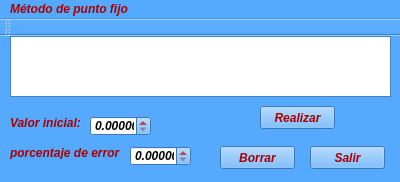
<?xml version="1.0" encoding="UTF-8"?>
<ui version="4.0">
 <class>MainWindow</class>
 <widget class="QMainWindow" name="MainWindow">
  <property name="geometry">
   <rect>
    <x>0</x>
    <y>0</y>
    <width>400</width>
    <height>182</height>
   </rect>
  </property>
  <property name="palette">
   <palette>
    <active>
     <colorrole role="WindowText">
      <brush brushstyle="SolidPattern">
       <color alpha="255">
        <red>170</red>
        <green>0</green>
        <blue>0</blue>
       </color>
      </brush>
     </colorrole>
     <colorrole role="Button">
      <brush brushstyle="SolidPattern">
       <color alpha="255">
        <red>85</red>
        <green>170</green>
        <blue>255</blue>
       </color>
      </brush>
     </colorrole>
     <colorrole role="Light">
      <brush brushstyle="SolidPattern">
       <color alpha="255">
        <red>213</red>
        <green>234</green>
        <blue>255</blue>
       </color>
      </brush>
     </colorrole>
     <colorrole role="Midlight">
      <brush brushstyle="SolidPattern">
       <color alpha="255">
        <red>149</red>
        <green>202</green>
        <blue>255</blue>
       </color>
      </brush>
     </colorrole>
     <colorrole role="Dark">
      <brush brushstyle="SolidPattern">
       <color alpha="255">
        <red>42</red>
        <green>85</green>
        <blue>127</blue>
       </color>
      </brush>
     </colorrole>
     <colorrole role="Mid">
      <brush brushstyle="SolidPattern">
       <color alpha="255">
        <red>56</red>
        <green>113</green>
        <blue>170</blue>
       </color>
      </brush>
     </colorrole>
     <colorrole role="Text">
      <brush brushstyle="SolidPattern">
       <color alpha="255">
        <red>0</red>
        <green>0</green>
        <blue>0</blue>
       </color>
      </brush>
     </colorrole>
     <colorrole role="BrightText">
      <brush brushstyle="SolidPattern">
       <color alpha="255">
        <red>197</red>
        <green>197</green>
        <blue>197</blue>
       </color>
      </brush>
     </colorrole>
     <colorrole role="ButtonText">
      <brush brushstyle="SolidPattern">
       <color alpha="255">
        <red>170</red>
        <green>0</green>
        <blue>0</blue>
       </color>
      </brush>
     </colorrole>
     <colorrole role="Base">
      <brush brushstyle="SolidPattern">
       <color alpha="255">
        <red>255</red>
        <green>255</green>
        <blue>255</blue>
       </color>
      </brush>
     </colorrole>
     <colorrole role="Window">
      <brush brushstyle="SolidPattern">
       <color alpha="255">
        <red>85</red>
        <green>170</green>
        <blue>255</blue>
       </color>
      </brush>
     </colorrole>
     <colorrole role="Shadow">
      <brush brushstyle="SolidPattern">
       <color alpha="255">
        <red>183</red>
        <green>215</green>
        <blue>255</blue>
       </color>
      </brush>
     </colorrole>
     <colorrole role="AlternateBase">
      <brush brushstyle="SolidPattern">
       <color alpha="255">
        <red>170</red>
        <green>212</green>
        <blue>255</blue>
       </color>
      </brush>
     </colorrole>
     <colorrole role="ToolTipBase">
      <brush brushstyle="SolidPattern">
       <color alpha="255">
        <red>255</red>
        <green>255</green>
        <blue>220</blue>
       </color>
      </brush>
     </colorrole>
     <colorrole role="ToolTipText">
      <brush brushstyle="SolidPattern">
       <color alpha="255">
        <red>0</red>
        <green>0</green>
        <blue>0</blue>
       </color>
      </brush>
     </colorrole>
    </active>
    <inactive>
     <colorrole role="WindowText">
      <brush brushstyle="SolidPattern">
       <color alpha="255">
        <red>170</red>
        <green>0</green>
        <blue>0</blue>
       </color>
      </brush>
     </colorrole>
     <colorrole role="Button">
      <brush brushstyle="SolidPattern">
       <color alpha="255">
        <red>85</red>
        <green>170</green>
        <blue>255</blue>
       </color>
      </brush>
     </colorrole>
     <colorrole role="Light">
      <brush brushstyle="SolidPattern">
       <color alpha="255">
        <red>213</red>
        <green>234</green>
        <blue>255</blue>
       </color>
      </brush>
     </colorrole>
     <colorrole role="Midlight">
      <brush brushstyle="SolidPattern">
       <color alpha="255">
        <red>149</red>
        <green>202</green>
        <blue>255</blue>
       </color>
      </brush>
     </colorrole>
     <colorrole role="Dark">
      <brush brushstyle="SolidPattern">
       <color alpha="255">
        <red>42</red>
        <green>85</green>
        <blue>127</blue>
       </color>
      </brush>
     </colorrole>
     <colorrole role="Mid">
      <brush brushstyle="SolidPattern">
       <color alpha="255">
        <red>56</red>
        <green>113</green>
        <blue>170</blue>
       </color>
      </brush>
     </colorrole>
     <colorrole role="Text">
      <brush brushstyle="SolidPattern">
       <color alpha="255">
        <red>0</red>
        <green>0</green>
        <blue>0</blue>
       </color>
      </brush>
     </colorrole>
     <colorrole role="BrightText">
      <brush brushstyle="SolidPattern">
       <color alpha="255">
        <red>197</red>
        <green>197</green>
        <blue>197</blue>
       </color>
      </brush>
     </colorrole>
     <colorrole role="ButtonText">
      <brush brushstyle="SolidPattern">
       <color alpha="255">
        <red>170</red>
        <green>0</green>
        <blue>0</blue>
       </color>
      </brush>
     </colorrole>
     <colorrole role="Base">
      <brush brushstyle="SolidPattern">
       <color alpha="255">
        <red>255</red>
        <green>255</green>
        <blue>255</blue>
       </color>
      </brush>
     </colorrole>
     <colorrole role="Window">
      <brush brushstyle="SolidPattern">
       <color alpha="255">
        <red>85</red>
        <green>170</green>
        <blue>255</blue>
       </color>
      </brush>
     </colorrole>
     <colorrole role="Shadow">
      <brush brushstyle="SolidPattern">
       <color alpha="255">
        <red>183</red>
        <green>215</green>
        <blue>255</blue>
       </color>
      </brush>
     </colorrole>
     <colorrole role="AlternateBase">
      <brush brushstyle="SolidPattern">
       <color alpha="255">
        <red>170</red>
        <green>212</green>
        <blue>255</blue>
       </color>
      </brush>
     </colorrole>
     <colorrole role="ToolTipBase">
      <brush brushstyle="SolidPattern">
       <color alpha="255">
        <red>255</red>
        <green>255</green>
        <blue>220</blue>
       </color>
      </brush>
     </colorrole>
     <colorrole role="ToolTipText">
      <brush brushstyle="SolidPattern">
       <color alpha="255">
        <red>0</red>
        <green>0</green>
        <blue>0</blue>
       </color>
      </brush>
     </colorrole>
    </inactive>
    <disabled>
     <colorrole role="WindowText">
      <brush brushstyle="SolidPattern">
       <color alpha="255">
        <red>42</red>
        <green>85</green>
        <blue>127</blue>
       </color>
      </brush>
     </colorrole>
     <colorrole role="Button">
      <brush brushstyle="SolidPattern">
       <color alpha="255">
        <red>85</red>
        <green>170</green>
        <blue>255</blue>
       </color>
      </brush>
     </colorrole>
     <colorrole role="Light">
      <brush brushstyle="SolidPattern">
       <color alpha="255">
        <red>213</red>
        <green>234</green>
        <blue>255</blue>
       </color>
      </brush>
     </colorrole>
     <colorrole role="Midlight">
      <brush brushstyle="SolidPattern">
       <color alpha="255">
        <red>149</red>
        <green>202</green>
        <blue>255</blue>
       </color>
      </brush>
     </colorrole>
     <colorrole role="Dark">
      <brush brushstyle="SolidPattern">
       <color alpha="255">
        <red>42</red>
        <green>85</green>
        <blue>127</blue>
       </color>
      </brush>
     </colorrole>
     <colorrole role="Mid">
      <brush brushstyle="SolidPattern">
       <color alpha="255">
        <red>56</red>
        <green>113</green>
        <blue>170</blue>
       </color>
      </brush>
     </colorrole>
     <colorrole role="Text">
      <brush brushstyle="SolidPattern">
       <color alpha="255">
        <red>42</red>
        <green>85</green>
        <blue>127</blue>
       </color>
      </brush>
     </colorrole>
     <colorrole role="BrightText">
      <brush brushstyle="SolidPattern">
       <color alpha="255">
        <red>197</red>
        <green>197</green>
        <blue>197</blue>
       </color>
      </brush>
     </colorrole>
     <colorrole role="ButtonText">
      <brush brushstyle="SolidPattern">
       <color alpha="255">
        <red>42</red>
        <green>85</green>
        <blue>127</blue>
       </color>
      </brush>
     </colorrole>
     <colorrole role="Base">
      <brush brushstyle="SolidPattern">
       <color alpha="255">
        <red>85</red>
        <green>170</green>
        <blue>255</blue>
       </color>
      </brush>
     </colorrole>
     <colorrole role="Window">
      <brush brushstyle="SolidPattern">
       <color alpha="255">
        <red>85</red>
        <green>170</green>
        <blue>255</blue>
       </color>
      </brush>
     </colorrole>
     <colorrole role="Shadow">
      <brush brushstyle="SolidPattern">
       <color alpha="255">
        <red>183</red>
        <green>215</green>
        <blue>255</blue>
       </color>
      </brush>
     </colorrole>
     <colorrole role="AlternateBase">
      <brush brushstyle="SolidPattern">
       <color alpha="255">
        <red>85</red>
        <green>170</green>
        <blue>255</blue>
       </color>
      </brush>
     </colorrole>
     <colorrole role="ToolTipBase">
      <brush brushstyle="SolidPattern">
       <color alpha="255">
        <red>255</red>
        <green>255</green>
        <blue>220</blue>
       </color>
      </brush>
     </colorrole>
     <colorrole role="ToolTipText">
      <brush brushstyle="SolidPattern">
       <color alpha="255">
        <red>0</red>
        <green>0</green>
        <blue>0</blue>
       </color>
      </brush>
     </colorrole>
    </disabled>
   </palette>
  </property>
  <property name="font">
   <font>
    <family>Arial</family>
    <weight>75</weight>
    <italic>true</italic>
    <bold>true</bold>
   </font>
  </property>
  <property name="cursor">
   <cursorShape>PointingHandCursor</cursorShape>
  </property>
  <property name="acceptDrops">
   <bool>true</bool>
  </property>
  <property name="windowTitle">
   <string>MainWindow</string>
  </property>
  <property name="autoFillBackground">
   <bool>false</bool>
  </property>
  <property name="styleSheet">
   <string notr="true"/>
  </property>
  <widget class="QWidget" name="centralWidget">
   <property name="enabled">
    <bool>true</bool>
   </property>
   <widget class="QLabel" name="label">
    <property name="geometry">
     <rect>
      <x>10</x>
      <y>80</y>
      <width>76</width>
      <height>13</height>
     </rect>
    </property>
    <property name="palette">
     <palette>
      <active>
       <colorrole role="WindowText">
        <brush brushstyle="SolidPattern">
         <color alpha="255">
          <red>170</red>
          <green>0</green>
          <blue>0</blue>
         </color>
        </brush>
       </colorrole>
       <colorrole role="Button">
        <brush brushstyle="SolidPattern">
         <color alpha="255">
          <red>85</red>
          <green>170</green>
          <blue>255</blue>
         </color>
        </brush>
       </colorrole>
       <colorrole role="Light">
        <brush brushstyle="SolidPattern">
         <color alpha="255">
          <red>213</red>
          <green>234</green>
          <blue>255</blue>
         </color>
        </brush>
       </colorrole>
       <colorrole role="Midlight">
        <brush brushstyle="SolidPattern">
         <color alpha="255">
          <red>149</red>
          <green>202</green>
          <blue>255</blue>
         </color>
        </brush>
       </colorrole>
       <colorrole role="Dark">
        <brush brushstyle="SolidPattern">
         <color alpha="255">
          <red>42</red>
          <green>85</green>
          <blue>127</blue>
         </color>
        </brush>
       </colorrole>
       <colorrole role="Mid">
        <brush brushstyle="SolidPattern">
         <color alpha="255">
          <red>56</red>
          <green>113</green>
          <blue>170</blue>
         </color>
        </brush>
       </colorrole>
       <colorrole role="Text">
        <brush brushstyle="SolidPattern">
         <color alpha="255">
          <red>0</red>
          <green>0</green>
          <blue>0</blue>
         </color>
        </brush>
       </colorrole>
       <colorrole role="BrightText">
        <brush brushstyle="SolidPattern">
         <color alpha="255">
          <red>255</red>
          <green>255</green>
          <blue>255</blue>
         </color>
        </brush>
       </colorrole>
       <colorrole role="ButtonText">
        <brush brushstyle="SolidPattern">
         <color alpha="255">
          <red>170</red>
          <green>0</green>
          <blue>0</blue>
         </color>
        </brush>
       </colorrole>
       <colorrole role="Base">
        <brush brushstyle="SolidPattern">
         <color alpha="255">
          <red>255</red>
          <green>255</green>
          <blue>255</blue>
         </color>
        </brush>
       </colorrole>
       <colorrole role="Window">
        <brush brushstyle="SolidPattern">
         <color alpha="255">
          <red>85</red>
          <green>170</green>
          <blue>255</blue>
         </color>
        </brush>
       </colorrole>
       <colorrole role="Shadow">
        <brush brushstyle="SolidPattern">
         <color alpha="255">
          <red>0</red>
          <green>0</green>
          <blue>0</blue>
         </color>
        </brush>
       </colorrole>
       <colorrole role="AlternateBase">
        <brush brushstyle="SolidPattern">
         <color alpha="255">
          <red>170</red>
          <green>212</green>
          <blue>255</blue>
         </color>
        </brush>
       </colorrole>
       <colorrole role="ToolTipBase">
        <brush brushstyle="SolidPattern">
         <color alpha="255">
          <red>255</red>
          <green>255</green>
          <blue>220</blue>
         </color>
        </brush>
       </colorrole>
       <colorrole role="ToolTipText">
        <brush brushstyle="SolidPattern">
         <color alpha="255">
          <red>0</red>
          <green>0</green>
          <blue>0</blue>
         </color>
        </brush>
       </colorrole>
      </active>
      <inactive>
       <colorrole role="WindowText">
        <brush brushstyle="SolidPattern">
         <color alpha="255">
          <red>170</red>
          <green>0</green>
          <blue>0</blue>
         </color>
        </brush>
       </colorrole>
       <colorrole role="Button">
        <brush brushstyle="SolidPattern">
         <color alpha="255">
          <red>85</red>
          <green>170</green>
          <blue>255</blue>
         </color>
        </brush>
       </colorrole>
       <colorrole role="Light">
        <brush brushstyle="SolidPattern">
         <color alpha="255">
          <red>213</red>
          <green>234</green>
          <blue>255</blue>
         </color>
        </brush>
       </colorrole>
       <colorrole role="Midlight">
        <brush brushstyle="SolidPattern">
         <color alpha="255">
          <red>149</red>
          <green>202</green>
          <blue>255</blue>
         </color>
        </brush>
       </colorrole>
       <colorrole role="Dark">
        <brush brushstyle="SolidPattern">
         <color alpha="255">
          <red>42</red>
          <green>85</green>
          <blue>127</blue>
         </color>
        </brush>
       </colorrole>
       <colorrole role="Mid">
        <brush brushstyle="SolidPattern">
         <color alpha="255">
          <red>56</red>
          <green>113</green>
          <blue>170</blue>
         </color>
        </brush>
       </colorrole>
       <colorrole role="Text">
        <brush brushstyle="SolidPattern">
         <color alpha="255">
          <red>0</red>
          <green>0</green>
          <blue>0</blue>
         </color>
        </brush>
       </colorrole>
       <colorrole role="BrightText">
        <brush brushstyle="SolidPattern">
         <color alpha="255">
          <red>255</red>
          <green>255</green>
          <blue>255</blue>
         </color>
        </brush>
       </colorrole>
       <colorrole role="ButtonText">
        <brush brushstyle="SolidPattern">
         <color alpha="255">
          <red>170</red>
          <green>0</green>
          <blue>0</blue>
         </color>
        </brush>
       </colorrole>
       <colorrole role="Base">
        <brush brushstyle="SolidPattern">
         <color alpha="255">
          <red>255</red>
          <green>255</green>
          <blue>255</blue>
         </color>
        </brush>
       </colorrole>
       <colorrole role="Window">
        <brush brushstyle="SolidPattern">
         <color alpha="255">
          <red>85</red>
          <green>170</green>
          <blue>255</blue>
         </color>
        </brush>
       </colorrole>
       <colorrole role="Shadow">
        <brush brushstyle="SolidPattern">
         <color alpha="255">
          <red>0</red>
          <green>0</green>
          <blue>0</blue>
         </color>
        </brush>
       </colorrole>
       <colorrole role="AlternateBase">
        <brush brushstyle="SolidPattern">
         <color alpha="255">
          <red>170</red>
          <green>212</green>
          <blue>255</blue>
         </color>
        </brush>
       </colorrole>
       <colorrole role="ToolTipBase">
        <brush brushstyle="SolidPattern">
         <color alpha="255">
          <red>255</red>
          <green>255</green>
          <blue>220</blue>
         </color>
        </brush>
       </colorrole>
       <colorrole role="ToolTipText">
        <brush brushstyle="SolidPattern">
         <color alpha="255">
          <red>0</red>
          <green>0</green>
          <blue>0</blue>
         </color>
        </brush>
       </colorrole>
      </inactive>
      <disabled>
       <colorrole role="WindowText">
        <brush brushstyle="SolidPattern">
         <color alpha="255">
          <red>42</red>
          <green>85</green>
          <blue>127</blue>
         </color>
        </brush>
       </colorrole>
       <colorrole role="Button">
        <brush brushstyle="SolidPattern">
         <color alpha="255">
          <red>85</red>
          <green>170</green>
          <blue>255</blue>
         </color>
        </brush>
       </colorrole>
       <colorrole role="Light">
        <brush brushstyle="SolidPattern">
         <color alpha="255">
          <red>213</red>
          <green>234</green>
          <blue>255</blue>
         </color>
        </brush>
       </colorrole>
       <colorrole role="Midlight">
        <brush brushstyle="SolidPattern">
         <color alpha="255">
          <red>149</red>
          <green>202</green>
          <blue>255</blue>
         </color>
        </brush>
       </colorrole>
       <colorrole role="Dark">
        <brush brushstyle="SolidPattern">
         <color alpha="255">
          <red>42</red>
          <green>85</green>
          <blue>127</blue>
         </color>
        </brush>
       </colorrole>
       <colorrole role="Mid">
        <brush brushstyle="SolidPattern">
         <color alpha="255">
          <red>56</red>
          <green>113</green>
          <blue>170</blue>
         </color>
        </brush>
       </colorrole>
       <colorrole role="Text">
        <brush brushstyle="SolidPattern">
         <color alpha="255">
          <red>42</red>
          <green>85</green>
          <blue>127</blue>
         </color>
        </brush>
       </colorrole>
       <colorrole role="BrightText">
        <brush brushstyle="SolidPattern">
         <color alpha="255">
          <red>255</red>
          <green>255</green>
          <blue>255</blue>
         </color>
        </brush>
       </colorrole>
       <colorrole role="ButtonText">
        <brush brushstyle="SolidPattern">
         <color alpha="255">
          <red>42</red>
          <green>85</green>
          <blue>127</blue>
         </color>
        </brush>
       </colorrole>
       <colorrole role="Base">
        <brush brushstyle="SolidPattern">
         <color alpha="255">
          <red>85</red>
          <green>170</green>
          <blue>255</blue>
         </color>
        </brush>
       </colorrole>
       <colorrole role="Window">
        <brush brushstyle="SolidPattern">
         <color alpha="255">
          <red>85</red>
          <green>170</green>
          <blue>255</blue>
         </color>
        </brush>
       </colorrole>
       <colorrole role="Shadow">
        <brush brushstyle="SolidPattern">
         <color alpha="255">
          <red>0</red>
          <green>0</green>
          <blue>0</blue>
         </color>
        </brush>
       </colorrole>
       <colorrole role="AlternateBase">
        <brush brushstyle="SolidPattern">
         <color alpha="255">
          <red>85</red>
          <green>170</green>
          <blue>255</blue>
         </color>
        </brush>
       </colorrole>
       <colorrole role="ToolTipBase">
        <brush brushstyle="SolidPattern">
         <color alpha="255">
          <red>255</red>
          <green>255</green>
          <blue>220</blue>
         </color>
        </brush>
       </colorrole>
       <colorrole role="ToolTipText">
        <brush brushstyle="SolidPattern">
         <color alpha="255">
          <red>0</red>
          <green>0</green>
          <blue>0</blue>
         </color>
        </brush>
       </colorrole>
      </disabled>
     </palette>
    </property>
    <property name="text">
     <string>Valor inicial: </string>
    </property>
   </widget>
   <widget class="QDoubleSpinBox" name="X1">
    <property name="geometry">
     <rect>
      <x>90</x>
      <y>80</y>
      <width>61</width>
      <height>20</height>
     </rect>
    </property>
    <property name="decimals">
     <number>5</number>
    </property>
    <property name="maximum">
     <double>999.990000000000009</double>
    </property>
   </widget>
   <widget class="QLabel" name="label_3">
    <property name="geometry">
     <rect>
      <x>10</x>
      <y>110</y>
      <width>110</width>
      <height>13</height>
     </rect>
    </property>
    <property name="text">
     <string>porcentaje de error:</string>
    </property>
   </widget>
   <widget class="QDoubleSpinBox" name="Err">
    <property name="geometry">
     <rect>
      <x>130</x>
      <y>110</y>
      <width>61</width>
      <height>20</height>
     </rect>
    </property>
    <property name="decimals">
     <number>5</number>
    </property>
    <property name="maximum">
     <double>999.990000000000009</double>
    </property>
   </widget>
   <widget class="QPushButton" name="Procesar">
    <property name="geometry">
     <rect>
      <x>260</x>
      <y>70</y>
      <width>75</width>
      <height>23</height>
     </rect>
    </property>
    <property name="text">
     <string>Realizar</string>
    </property>
   </widget>
   <widget class="QPushButton" name="Borrar">
    <property name="geometry">
     <rect>
      <x>220</x>
      <y>110</y>
      <width>75</width>
      <height>23</height>
     </rect>
    </property>
    <property name="text">
     <string>Borrar</string>
    </property>
   </widget>
   <widget class="QPushButton" name="Salir">
    <property name="geometry">
     <rect>
      <x>310</x>
      <y>110</y>
      <width>75</width>
      <height>23</height>
     </rect>
    </property>
    <property name="text">
     <string>Salir</string>
    </property>
   </widget>
   <widget class="QTextEdit" name="Texto">
    <property name="geometry">
     <rect>
      <x>10</x>
      <y>0</y>
      <width>381</width>
      <height>61</height>
     </rect>
    </property>
    <property name="font">
     <font>
      <pointsize>10</pointsize>
      <weight>75</weight>
      <bold>true</bold>
     </font>
    </property>
   </widget>
  </widget>
  <widget class="QMenuBar" name="menuBar">
   <property name="geometry">
    <rect>
     <x>0</x>
     <y>0</y>
     <width>400</width>
     <height>21</height>
    </rect>
   </property>
   <widget class="QMenu" name="menuM_todo_de_punto_fijo">
    <property name="title">
     <string>Método de punto fijo</string>
    </property>
   </widget>
   <addaction name="menuM_todo_de_punto_fijo"/>
  </widget>
  <widget class="QToolBar" name="mainToolBar">
   <attribute name="toolBarArea">
    <enum>TopToolBarArea</enum>
   </attribute>
   <attribute name="toolBarBreak">
    <bool>false</bool>
   </attribute>
  </widget>
 </widget>
 <layoutdefault spacing="6" margin="11"/>
 <resources/>
 <connections/>
</ui>
